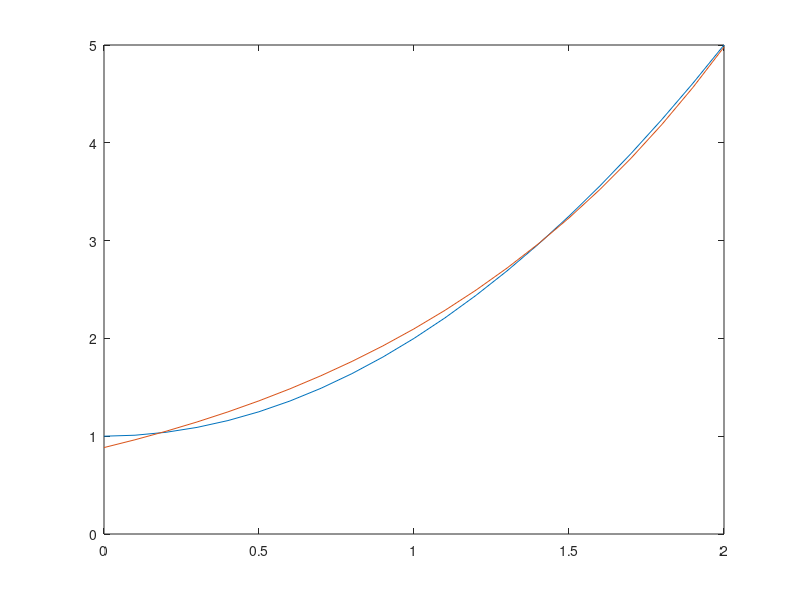

Write MATLAB code to recreate this figure.
equation = @(a,b) (1 - a).^2 + (2 - a * exp(b)).^2 + (5-a*exp(2*b)).^2;

answer = fminsearch(@(u) equation(u(1),u(2)) , [1,1])

x = 0:0.1:2;
function1 = x.^2 + 1;
function2 = 0.8838*exp(0.8644*x);

%please note the numbers used were found with the above code
% a = 0.8838, b = 0.8644

plot(x,function1,x,function2)
